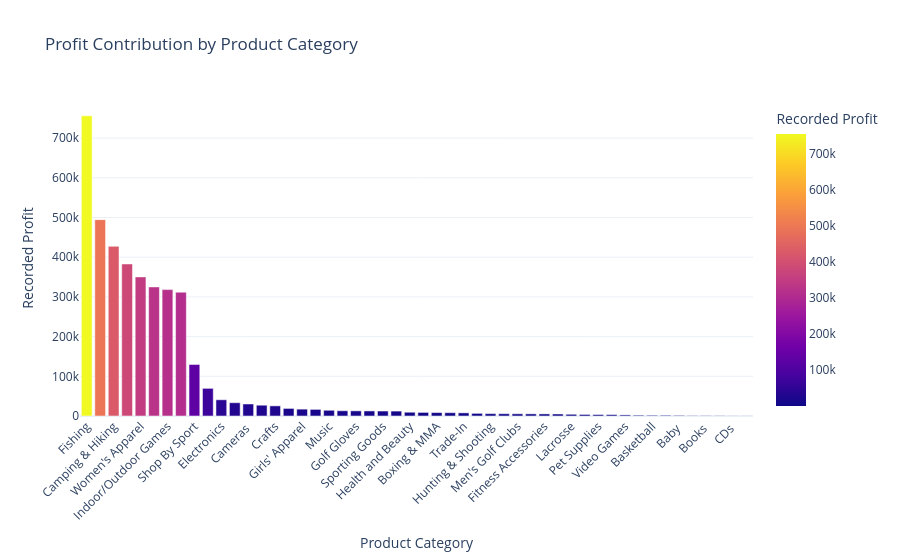

Notebook cell for this chart:
### Code cell
fig = px.bar(
    category_performance,
    x="Category Name",
    y="Profit",
    color="Profit",
    title="Profit Contribution by Product Category",
    labels={
        "Category Name": "Product Category",
        "Profit": "Recorded Profit"
    }
)

fig.update_layout(
    template="plotly_white",
    xaxis_tickangle=-45,
    showlegend=False
)

fig.show()

### Figure 1 — Plotly figure (JSON) as saved in the notebook; plotly's stock layout.template omitted (floating-point values rounded to 4 significant figures)
{"data": [{"hovertemplate": "Product Category=%{x}<br>Recorded Profit=%{marker.color}<extra></extra>", "legendgroup": "", "marker": {"color": [756200.0, 494600.0, 427500.0, 383000.0, 350400.0, 325100.0, 318500.0, 311900.0, 129800.0, 69660.0, 40890.0, 33440.0, 30290.0, 27180.0, 25530.0, 19100.0, 17290.0, 16640.0, 14440.0, 13220.0, 12980.0, 12760.0, 12520.0, 12410.0, 9494.0, 9046.0, 8641.0, 8343.0, 7915.0, 6655.0, 5980.0, 5748.0, 5518.0, 5397.0, 5258.0, 5029.0, 4364.0, 3902.0, 3589.0, 3496.0, 2718.0, 2006.0, 1846.0, 1810.0, 1525.0, 900.7, 883.0, 714.4, 383.8, 332.3], "coloraxis": "coloraxis", "pattern": {"shape": ""}}, "name": "", "orientation": "v", "showlegend": false, "textposition": "auto", "type": "bar", "x": ["Fishing", "Cleats", "Camping & Hiking", "Cardio Equipment", "Women's Apparel", "Water Sports", "Indoor/Outdoor Games", "Men's Footwear", "Shop By Sport", "Computers", "Electronics", "Garden", "Cameras ", "Children's Clothing", "Crafts", "Women's Clothing", "Girls' Apparel", "Accessories", "Music", "Consumer Electronics", "Golf Gloves", "Baseball & Softball", "Sporting Goods", "Golf Shoes", "Health and Beauty", "Kids' Golf Clubs", "Boxing & MMA", "Golf Balls", "Trade-In", "DVDs", "Hunting & Shooting", "Tennis & Racquet", "Men's Golf Clubs", "Hockey", "Fitness Accessories", "Women's Golf Clubs", "Lacrosse", "Soccer", "Pet Supplies", "Golf Apparel", "Video Games", "Men's Clothing", "Basketball", "Golf Bags & Carts", "Baby ", "Toys", "Books ", "As Seen on  TV!", "CDs ", "Strength Training"], "xaxis": "x", "y": [756200.0, 494600.0, 427500.0, 383000.0, 350400.0, 325100.0, 318500.0, 311900.0, 129800.0, 69660.0, 40890.0, 33440.0, 30290.0, 27180.0, 25530.0, 19100.0, 17290.0, 16640.0, 14440.0, 13220.0, 12980.0, 12760.0, 12520.0, 12410.0, 9494.0, 9046.0, 8641.0, 8343.0, 7915.0, 6655.0, 5980.0, 5748.0, 5518.0, 5397.0, 5258.0, 5029.0, 4364.0, 3902.0, 3589.0, 3496.0, 2718.0, 2006.0, 1846.0, 1810.0, 1525.0, 900.7, 883.0, 714.4, 383.8, 332.3], "yaxis": "y"}], "layout": {"barmode": "relative", "coloraxis": {"colorbar": {"title": {"text": "Recorded Profit"}}, "colorscale": [[0, "#0d0887"], [0.1111, "#46039f"], [0.2222, "#7201a8"], [0.3333, "#9c179e"], [0.4444, "#bd3786"], [0.5556, "#d8576b"], [0.6667, "#ed7953"], [0.7778, "#fb9f3a"], [0.8889, "#fdca26"], [1, "#f0f921"]]}, "legend": {"tracegroupgap": 0}, "showlegend": false, "title": {"text": "Profit Contribution by Product Category"}, "xaxis": {"anchor": "y", "domain": [0, 1], "tickangle": -45, "title": {"text": "Product Category"}}, "yaxis": {"anchor": "x", "domain": [0, 1], "title": {"text": "Recorded Profit"}}}}
